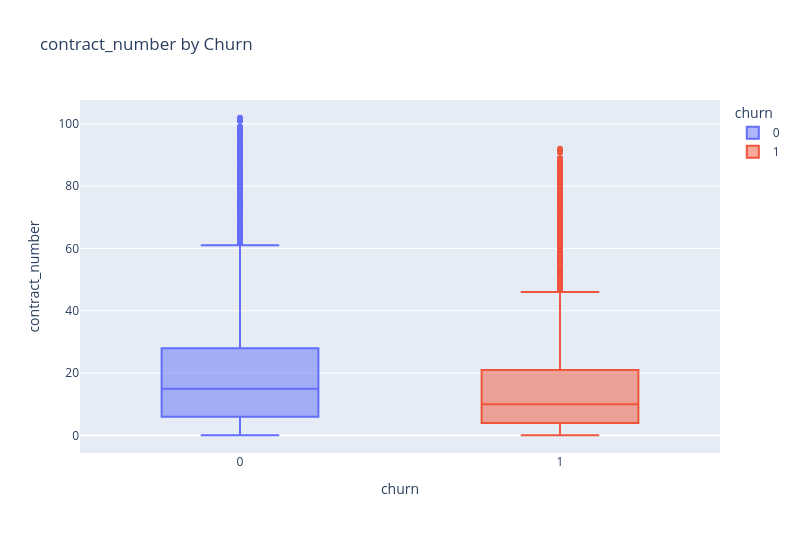
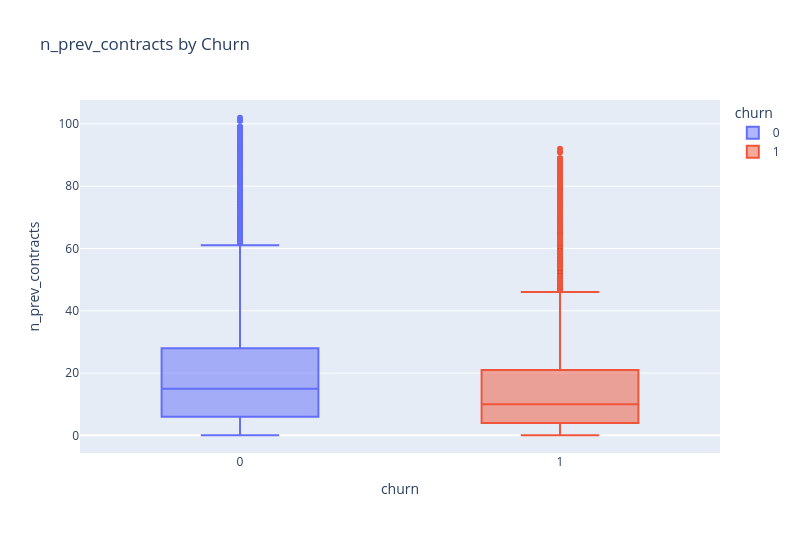
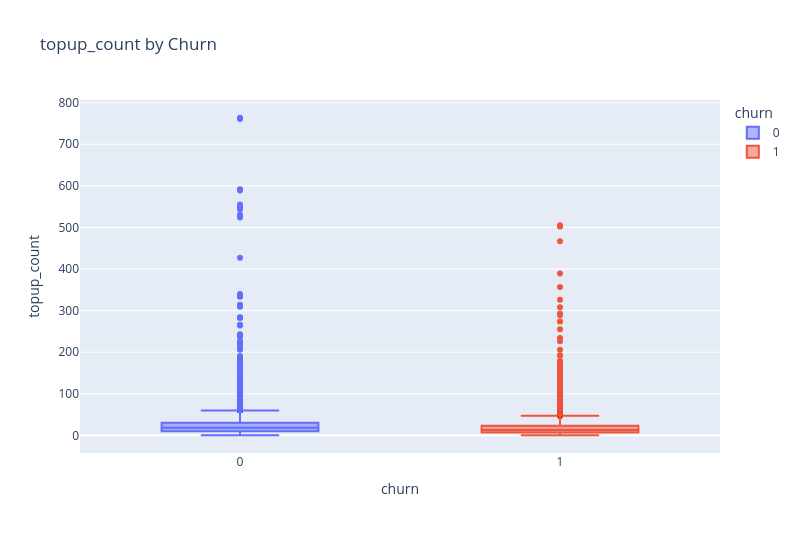

Notebook code for these charts, in order:
### Code cell
# Calculate feature-target correlations FIRST
corr_df = feature_target_correlation(df, target='churn')

print("Top 15 features most correlated with churn:\n")
print(corr_df.head(15).to_string(index=False))

print(f"\n💡 Interpretation:")
print("  • Cramér's V: categorical features (0 = no association, 1 = perfect)")
print("  • Point-biserial: numeric features (-1 to +1, like Pearson)")
print(f"\n  Most correlations are <0.15 (weak to moderate) - typical for churn datasets")

# Auto-plot TOP 5 NUMERIC features
top_numeric = corr_df[corr_df['method'] == 'point-biserial'].head(5)

print(f"\n📊 Top {len(top_numeric)} Numeric Features vs Churn:\n")
for idx, row in top_numeric.iterrows():
    print(f"  {row['feature']} (correlation: {row['correlation']:.3f})")
    plot_numeric_vs_churn(df, row['feature'])

### Figure 1 — Plotly figure (JSON) as saved in the notebook; plotly's stock layout.template omitted (floating-point values rounded to 4 significant figures; data arrays with more than 128 entries replaced by an {"elided": "..."} marker saying what was removed)
{"data": [{"alignmentgroup": "True", "hovertemplate": "churn=%{x}<br>contract_number=%{y}<extra></extra>", "legendgroup": "0", "marker": {"color": "#636efa"}, "name": "0", "notched": false, "offsetgroup": "0", "orientation": "v", "showlegend": true, "type": "box", "x": {"elided": "65469 int values"}, "x0": " ", "xaxis": "x", "y": {"elided": "65469 int values"}, "y0": " ", "yaxis": "y"}, {"alignmentgroup": "True", "hovertemplate": "churn=%{x}<br>contract_number=%{y}<extra></extra>", "legendgroup": "1", "marker": {"color": "#EF553B"}, "name": "1", "notched": false, "offsetgroup": "1", "orientation": "v", "showlegend": true, "type": "box", "x": {"elided": "37928 int values"}, "x0": " ", "xaxis": "x", "y": {"elided": "37928 int values"}, "y0": " ", "yaxis": "y"}], "layout": {"boxmode": "overlay", "height": 533.3, "legend": {"title": {"text": "churn"}, "tracegroupgap": 0}, "title": {"text": "contract_number by Churn"}, "width": 800, "xaxis": {"anchor": "y", "categoryarray": [0, 1], "categoryorder": "array", "domain": [0, 1], "title": {"text": "churn"}}, "yaxis": {"anchor": "x", "domain": [0, 1], "title": {"text": "contract_number"}}}}

### Figure 2 — Plotly figure (JSON) as saved in the notebook; plotly's stock layout.template omitted (floating-point values rounded to 4 significant figures; data arrays with more than 128 entries replaced by an {"elided": "..."} marker saying what was removed)
{"data": [{"alignmentgroup": "True", "hovertemplate": "churn=%{x}<br>n_prev_contracts=%{y}<extra></extra>", "legendgroup": "0", "marker": {"color": "#636efa"}, "name": "0", "notched": false, "offsetgroup": "0", "orientation": "v", "showlegend": true, "type": "box", "x": {"elided": "65469 int values"}, "x0": " ", "xaxis": "x", "y": {"elided": "65469 int values"}, "y0": " ", "yaxis": "y"}, {"alignmentgroup": "True", "hovertemplate": "churn=%{x}<br>n_prev_contracts=%{y}<extra></extra>", "legendgroup": "1", "marker": {"color": "#EF553B"}, "name": "1", "notched": false, "offsetgroup": "1", "orientation": "v", "showlegend": true, "type": "box", "x": {"elided": "37928 int values"}, "x0": " ", "xaxis": "x", "y": {"elided": "37928 int values"}, "y0": " ", "yaxis": "y"}], "layout": {"boxmode": "overlay", "height": 533.3, "legend": {"title": {"text": "churn"}, "tracegroupgap": 0}, "title": {"text": "n_prev_contracts by Churn"}, "width": 800, "xaxis": {"anchor": "y", "categoryarray": [0, 1], "categoryorder": "array", "domain": [0, 1], "title": {"text": "churn"}}, "yaxis": {"anchor": "x", "domain": [0, 1], "title": {"text": "n_prev_contracts"}}}}

### Figure 3 — Plotly figure (JSON) as saved in the notebook; plotly's stock layout.template omitted (floating-point values rounded to 4 significant figures; data arrays with more than 128 entries replaced by an {"elided": "..."} marker saying what was removed)
{"data": [{"alignmentgroup": "True", "hovertemplate": "churn=%{x}<br>topup_count=%{y}<extra></extra>", "legendgroup": "0", "marker": {"color": "#636efa"}, "name": "0", "notched": false, "offsetgroup": "0", "orientation": "v", "showlegend": true, "type": "box", "x": {"elided": "65469 int values"}, "x0": " ", "xaxis": "x", "y": {"elided": "65469 int values"}, "y0": " ", "yaxis": "y"}, {"alignmentgroup": "True", "hovertemplate": "churn=%{x}<br>topup_count=%{y}<extra></extra>", "legendgroup": "1", "marker": {"color": "#EF553B"}, "name": "1", "notched": false, "offsetgroup": "1", "orientation": "v", "showlegend": true, "type": "box", "x": {"elided": "37928 int values"}, "x0": " ", "xaxis": "x", "y": {"elided": "37928 int values"}, "y0": " ", "yaxis": "y"}], "layout": {"boxmode": "overlay", "height": 533.3, "legend": {"title": {"text": "churn"}, "tracegroupgap": 0}, "title": {"text": "topup_count by Churn"}, "width": 800, "xaxis": {"anchor": "y", "categoryarray": [0, 1], "categoryorder": "array", "domain": [0, 1], "title": {"text": "churn"}}, "yaxis": {"anchor": "x", "domain": [0, 1], "title": {"text": "topup_count"}}}}
